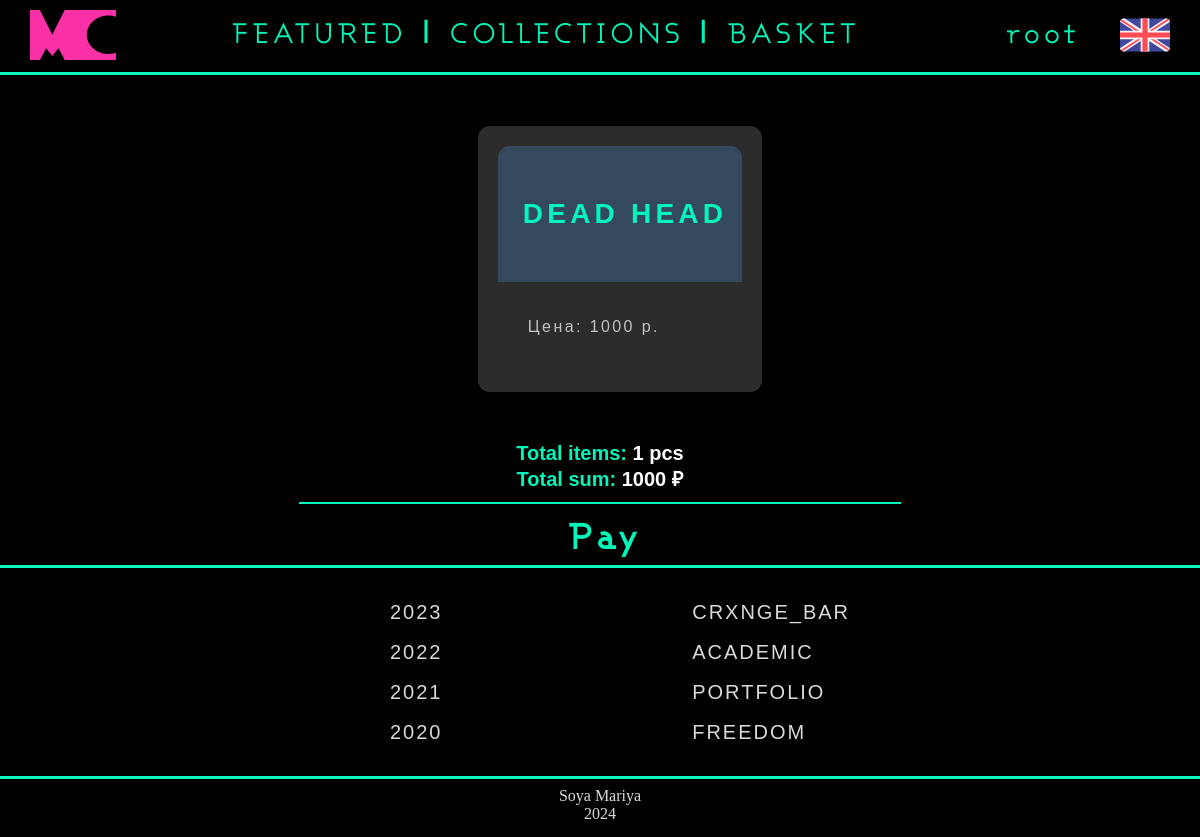
The app's page /baskets/view/ (signed in) with its own data.
### users/models.py (models this page shows)
class User(AbstractUser):
    groups = models.ManyToManyField(
        'auth.Group',
        related_name='customuser_set',
        blank=True,
        help_text=('The groups this user belongs to. A user will get all permissions '
                   'granted to each of their groups.'),
        verbose_name=('groups'),
    )
    user_permissions = models.ManyToManyField(
        'auth.Permission',
        related_name='customuser_set',
        blank=True,
        help_text=('Specific permissions for this user.'),
        verbose_name=('user permissions'),
    )
    user_address = models.CharField(max_length=128, null=True, blank=True)
    email = models.EmailField(unique=True)

### structure/models.py (models this page shows, shortened)
class Basket(models.Model):
    user = models.ForeignKey(to=User, on_delete=models.CASCADE)
    product = models.ForeignKey(to=Artwork, on_delete=models.CASCADE)
    quantity = models.PositiveIntegerField(default=0)
    objects = BasketQuerySet.as_manager()
    comment = models.TextField(default="")
    def sum(self):
        return self.quantity * self.product.price

class Artwork(models.Model):
    name = models.CharField(max_length=128)
    description = models.TextField(null=True, blank=True)
    collection = models.ForeignKey(to=Collection, on_delete=models.CASCADE)
    image = models.ImageField(upload_to='artworks_imgs')
    year = models.ForeignKey(to=Year, on_delete=models.CASCADE)
    price = models.PositiveIntegerField(default=1000)

### structure/views.py (the view)
# urls.py: path('baskets/view/', basket_view, name='basket_view'),
def basket_view(request):
    user = User.objects.get(username=request.user)
    context = {
        'baskets': Basket.objects.filter(user=user),
    }
    return render(request, 'structure/basket.html', context)

### structure/models.py (called while the page is built)
    def total_sum(self):
        return sum(basket.sum() for basket in self)

    def total_quantity(self):
        return sum(basket.quantity for basket in self)

### structure/templates/structure/basket.html (shortened to what this page needs)
{% extends 'structure/base.html' %}
{% load static %}
{% block css %}
    <link rel="stylesheet" type="text/css" href="{% static 'base.css' %}">
{% endblock %}
{% block content %}
<main class="container">
    <section>
        <ul class="collections-container">
            {% if baskets %}
                {% for basket in baskets %}
                    <li class="collection-card card mb-4">
                        <div class="card-header text-light">
                            <h4 class="neon-green">{{ basket.product.name }}</h4>
                        </div>
                        <div class="card-body">
                            <p class="helvetic-pale">Цена: {{ basket.sum }} р.</p>
                        </div>
                    </li>
                {% endfor %}
            </ul>
        </section>
        <div class="total-summary">
            <strong>Total items:</strong> {{ baskets.total_quantity }} pcs <br>
            <strong>Total sum:</strong> {{ baskets.total_sum }} ₽
            <hr width="50%" color="#00F6BB" size="2px">
            <div>
                <a href="{% url 'order:order_view' %}" class="neon-green">
                    Pay
                </a>
            </div>
        </div>
    {% else %}
        <h1 class="neon-green" style="text-align: center;">Basket is empty</h1>
    {% endif %}
</main>
{% endblock %}

### structure/templates/structure/base.html (shortened to what this page needs)
{% load static %}
<!DOCTYPE html>
<html>
    <head>
        {% block css%}
        {% endblock %}
    </head>
    <body>
        <nav class="sticky">
        <header id="header" class="header">
            <div class="container">
                <div class="nav-bar">
                    <a href="{% url 'structure:index' %}">
                        <img src="{% static '/source/images/main_logo.svg' %}" class= "logo" height="50"alt="Main Logo" loading="lazy"/>
                    </a>
                    <ul class = "menu">
                        <li>
                            <a class="neon-green" href="{% url 'structure:index' %}">FEATURED</a>
                            <span class="neon-skip">|</span>
                        </li>
                        <li>
                            <a class="neon-green" href="{% url 'structure:collections' %}">COLLECTIONS</a>
                            <span class="neon-skip">|</span>
                        </li>
                        {% if user.is_authenticated %}
                        <li>
                            <a class="neon-green" href="{% url 'structure:basket_view' %}">BASKET</a>
                        </li>
                        {% else %}
                        <li>
                            <a class="neon-green" href="{% url 'users:login' %}">BASKET</a>
                        </li>
                        {% endif %}
                    </ul>
                {% if user.is_authenticated %}
                <li>
                    <a class="neon-green-right" href="{% url 'users:profile' user.id %}">{{ user.username }}</a>
                </li>
                {% else %}
                <li>
                    <a class="neon-green-right" href="{% url 'users:login' %}">LOG_IN</a>
                </li>
                {% endif %}
                <a class = "switcher" href="{% url 'structure:bio' %}">
                    <img
                    src="{% static 'source/images/united-kingdom-uk-svgrepo-com.svg' %}"
                    height="50"
                    alt="Main Logo"
                    loading="lazy"
                  />
                </a>
            </div>
            </div>
        <hr width="100%" color="#00F6BB" size="3px">
    </header>
</nav>
        <selection>
            {% block content %}
        {% endblock %}
        </selection>
    <footer id = "footer" class = "footer">
        <hr width="100%" color="#00F6BB" size="3px">
        <div class="container">
            <div class="jumper">
                <ul class="years">
                    <li>
                        <a href="{% url 'structure:universal_year' year_name='2023' %}">2023</a>
                    </li>
                    <li>
                        <a href="{% url 'structure:universal_year' year_name='2022' %}">2022</a>
                    </li>
                    <li>
                        <a href="{% url 'structure:universal_year' year_name='2021' %}">2021</a>
                    </li>
                    <li>
                        <a href="{% url 'structure:universal_year' year_name='2020' %}">2020</a>
                    </li>
                </ul>
                <ul class="collections">
                    <li>
                        <a href="{% url 'structure:universal_collect' collection_name='CRXNGE_BAR' %}">CRXNGE_BAR</a>
                    </li>
                    <li>
                        <a href="{% url 'structure:universal_collect' collection_name='ACADEMIC' %}">ACADEMIC</a>
                    </li>
                    <li>
                        <a href="{% url 'structure:universal_collect' collection_name='PORTFOLIO' %}">PORTFOLIO</a>
                    </li>
                    <li>
                        <a href="{% url 'structure:universal_collect' collection_name='FREEDOM' %}">FREEDOM</a>
                    </li>
                </ul>
            </div>
        </div>
        <hr width="100%" color="#00F6BB" size="3px">
        <div class="credits">
            <span>Soya Mariya</span>
            <br>
            <span>2024</span>
            <br>
        </div>
    </footer>
    </body>
</html>

### static/base.css (style rules this page uses)
.neon-green { color: #00F6BB; font-family: "ashby" ; text-decoration: none; font-size: 175%; margin-left: 10px; letter-spacing: 0.15em; }
.neon-green-right { color: #00F6BB; font-family: "ashby" ; text-decoration: none; font-size: 175%; margin: auto; letter-spacing: 0.15em; padding-right: 40px; padding-top: 15px; display: flex; }
.helvetic-pale { color: #d9d9d9; font-family: "Helvetica" ; text-decoration: none; font-size: 100%; margin-left: 10px; letter-spacing: 0.15em; }
.neon-skip { color: #00F6BB; font-family: "ashby" ; font-size: 175%; font-weight: bold; margin-left: 10px; margin-right: 10px; }
.nav-bar { display: flex; }
.sticky { position: -webkit-sticky; position: sticky; top: 0; z-index: 999999; }
.header { background-color: #000; }
body { padding: 0; margin: 0; color: #000; font-size: 16px; background-color: #000; text-decoration: none; }
ul, li { display: block; }
.container { width: auto; margin: 0 auto; }
.menu { display: flex; margin: auto; padding: 0; padding-right: 40px ; }
.switcher { margin-left: 0; padding-right: 30px; padding-top: 10px; }
.logo { margin-right: 0; padding-left: 30px; padding-top: 10px; }
.years li a { text-align: center; color: #d9d9d9; text-decoration: none; text-transform: uppercase; font-family: Helvetica; font-size: 20px; line-height: 2em; letter-spacing: 0.1em; }
.collections li a { text-align: center; color: #d9d9d9; text-decoration: none; text-transform: uppercase; font-family: Helvetica; font-size: 20px; line-height: 2em; letter-spacing: 0.1em; }
.jumper { display: flex; width: 500px; margin: auto; justify-content: space-between; }
.footer { background-color: #000; }
.credits { width: auto; text-align: center; color: #d9d9d9; font-family: "Helvetica-bold"; height: 50px; }
.collections-container { display: flex; flex-wrap: wrap; justify-content: center; align-items: center; }
.collection-card { display: block; margin: 3%; text-decoration: none; }

### structure/templates/structure/basket.html (style rules this page uses)
.collection-card { border-radius: 12px; background-color: #2c2c2c; box-shadow: 0 4px 8px rgba(0, 0, 0, 0.15); transition: transform 0.3s ease; padding: 20px; margin-bottom: 20px; max-width: 350px; font-family: 'neon-green', sans-serif; }
.card-header { background-color: #34495e; border-radius: 12px 12px 0 0; padding: 15px; }
.card-body { color: #fff; padding: 20px; }
.card-header h4 { font-family: 'neon-green', sans-serif; color: #00F6BB; }
.helvetic-pale { font-family: 'Helvetica', sans-serif; color: #bdc3c7; }
.total-summary { font-size: 20px; font-weight: bold; color: #fff; margin-top: 30px; text-align: center; font-family: 'Helvetica', sans-serif; }
.total-summary strong { color: #00F6BB; }

### records on screen
User: username "root"
Basket: product.name "DEAD HEAD", sum "1000", total_quantity "1", total_sum "1000"
